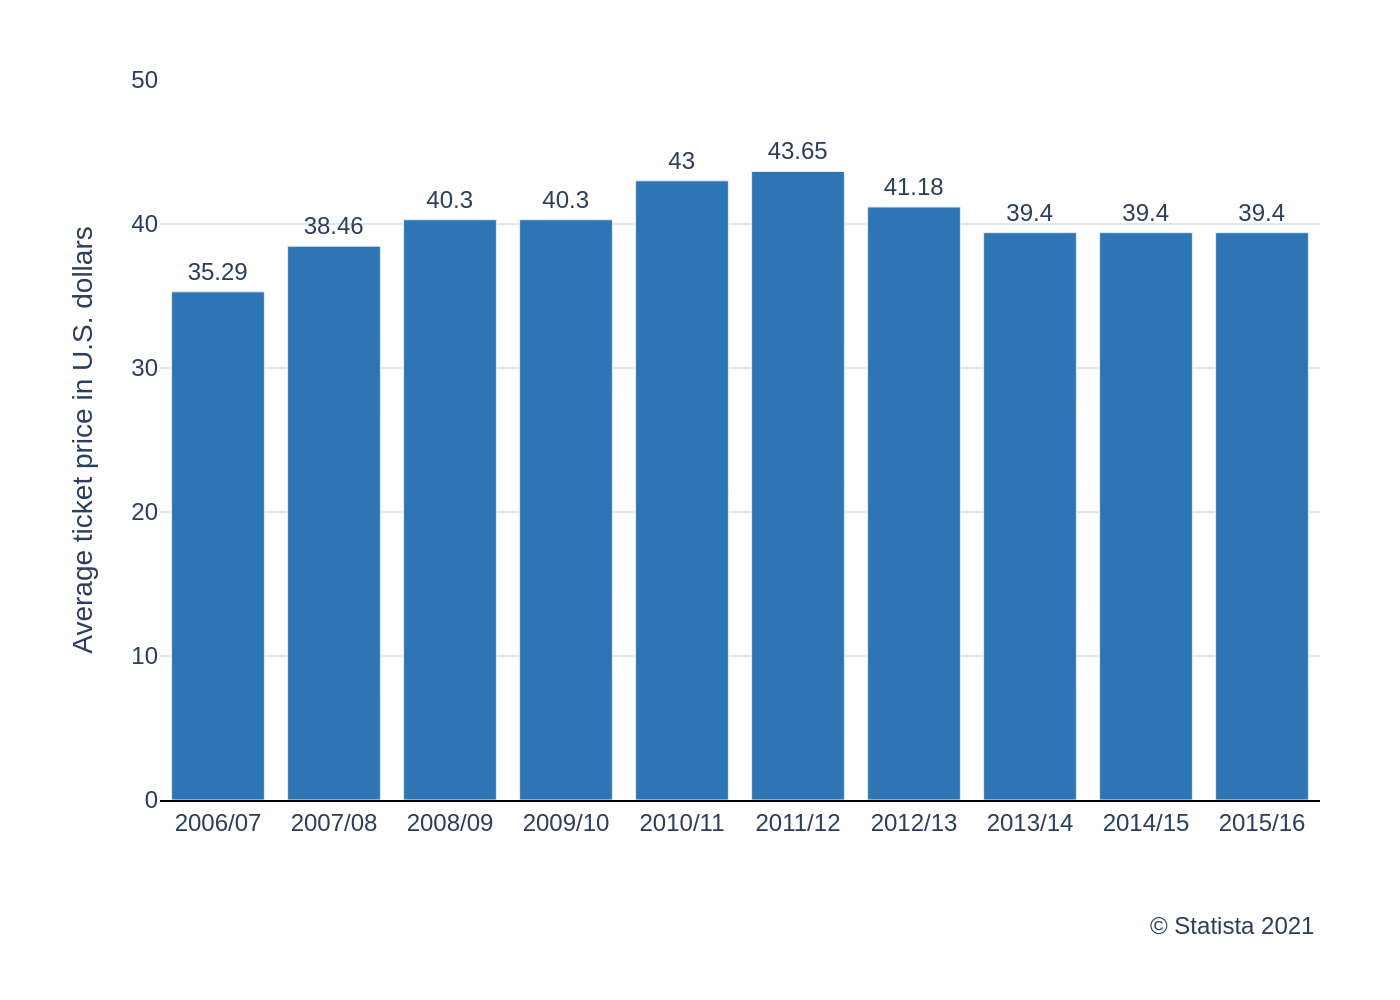

Write Python code to recreate this figure.
import sys
import json
import plotly.graph_objects as go
import os

# Check for command-line argument
if len(sys.argv) != 2:
    print("Usage: python script.py <path_to_json_file>")
    sys.exit(1)

json_path = sys.argv[1]

# Ensure the JSON file exists
if not os.path.exists(json_path):
    print(f"Error: JSON file not found at {json_path}")
    sys.exit(1)

# Read data from JSON file
with open(json_path, 'r', encoding='utf-8') as f:
    chart_data = json.load(f)

# Extract data and texts
data = chart_data['chart_data']
texts = chart_data['texts']
colors = chart_data['colors']

categories = [item['category'] for item in data]
values = [item['value'] for item in data]

# Create the figure
fig = go.Figure()

# Add the bar trace
fig.add_trace(go.Bar(
    x=categories,
    y=values,
    marker_color=colors[0],
    text=values,
    textposition='outside',
    texttemplate='%{y}',
    hoverinfo='none'
))

# Build annotations for source
annotations = []
if texts.get('source'):
    annotations.append(
        go.layout.Annotation(
            text=texts['source'],
            align='right',
            showarrow=False,
            xref='paper',
            yref='paper',
            x=1,
            y=-0.15,
            xanchor='right',
            yanchor='top'
        )
    )

# Update layout
fig.update_layout(
    font=dict(family="Arial", size=12),
    plot_bgcolor='white',
    xaxis=dict(
        title_text=texts.get('x_axis_title'),
        showgrid=False,
        showline=True,
        linecolor='black'
    ),
    yaxis=dict(
        title_text=texts.get('y_axis_title'),
        range=[0, 50],
        tick0=0,
        dtick=10,
        showgrid=True,
        gridcolor='#e5e5e5',
        zeroline=False
    ),
    showlegend=False,
    margin=dict(l=80, r=40, b=100, t=40),
    annotations=annotations
)

# Generate output filename from JSON path
base_filename = os.path.splitext(os.path.basename(json_path))[0]
output_filename = f"{base_filename}.png"

# Save the figure as a PNG image
fig.write_image(output_filename, scale=2)

print(f"Chart saved to {output_filename}")
